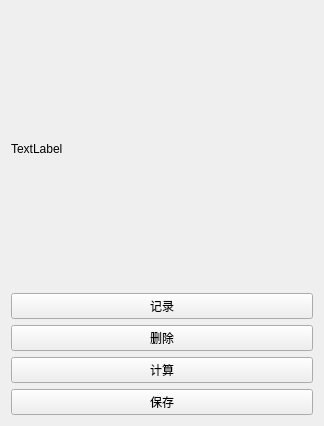
<?xml version="1.0" encoding="UTF-8"?>
<ui version="4.0">
 <class>caliExtraAxisWidget</class>
 <widget class="QWidget" name="caliExtraAxisWidget">
  <property name="geometry">
   <rect>
    <x>0</x>
    <y>0</y>
    <width>324</width>
    <height>426</height>
   </rect>
  </property>
  <property name="windowTitle">
   <string>Form</string>
  </property>
  <layout class="QVBoxLayout" name="verticalLayout">
   <item>
    <widget class="QLabel" name="label">
     <property name="text">
      <string>TextLabel</string>
     </property>
    </widget>
   </item>
   <item>
    <widget class="QPushButton" name="btn_record">
     <property name="text">
      <string>记录</string>
     </property>
    </widget>
   </item>
   <item>
    <widget class="QPushButton" name="btn_delete">
     <property name="text">
      <string>删除</string>
     </property>
    </widget>
   </item>
   <item>
    <widget class="QPushButton" name="btn_calculate">
     <property name="text">
      <string>计算</string>
     </property>
    </widget>
   </item>
   <item>
    <widget class="QPushButton" name="btn_save">
     <property name="text">
      <string>保存</string>
     </property>
    </widget>
   </item>
  </layout>
 </widget>
 <resources/>
 <connections/>
</ui>
